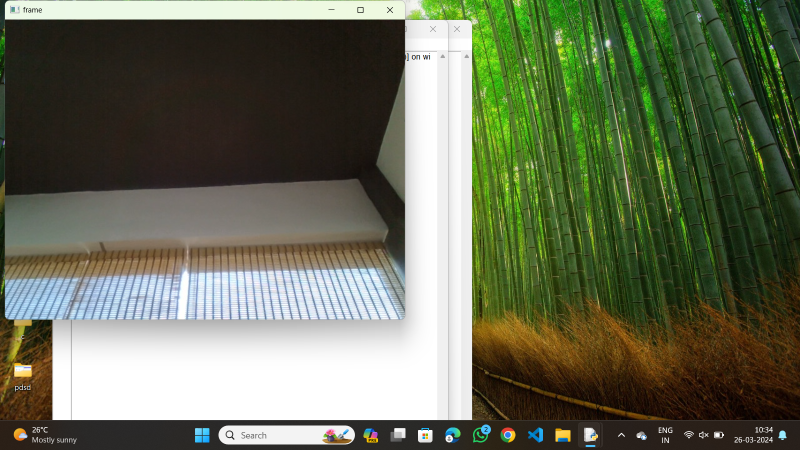
#> input picture OUTPUTS/07.png, 1600 x 900 px, given in place of 07.jpg, which was not available (shown at 1/2 size)
$ python '8.image scaling.py'
#> lines starting #> are read from the running program, lines starting #| are printed output that depends on the picture
import cv2
import numpy as np
kernel=np.ones((5,5),np.uint8)
img=cv2.imread(r"C:\Users\Teja\Desktop\cv\input\07.jpg")
#> img is the input picture: shape (900, 1600, 3); mean B, G, R 86.3, 109.6, 102.9
img=cv2.resize(img,(600,600))
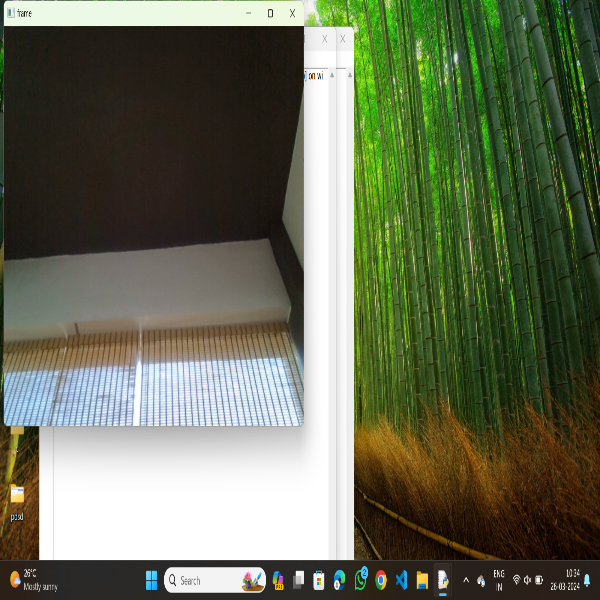
#> img: shape (600, 600, 3); mean B, G, R 86.3, 109.6, 102.9
cv2.imshow("image",img)
cv2.waitKey(0)

$ run again, with OUTPUTS/01.png copied over OUTPUTS/07.png
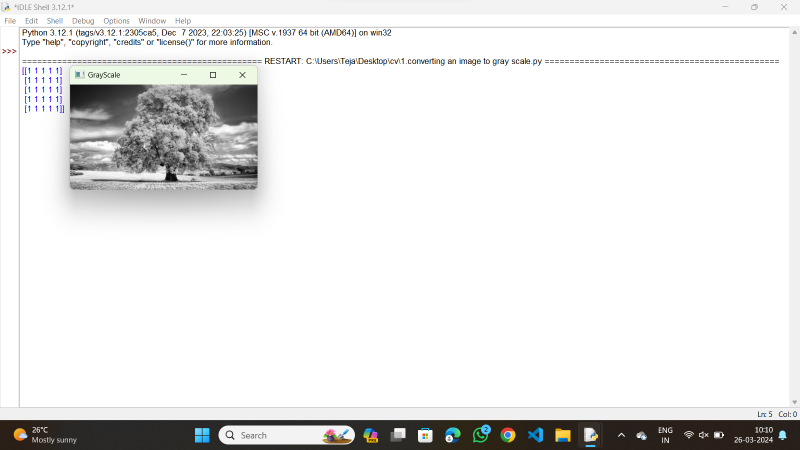
#> input picture OUTPUTS/01.png, 1600 x 900 px, given in place of 07.jpg, which was not available (shown at 1/2 size)
#> img is the input picture: shape (900, 1600, 3); mean B, G, R 231.7, 232.1, 232.1
#> `img=cv2.resize(img,(600,600))`:
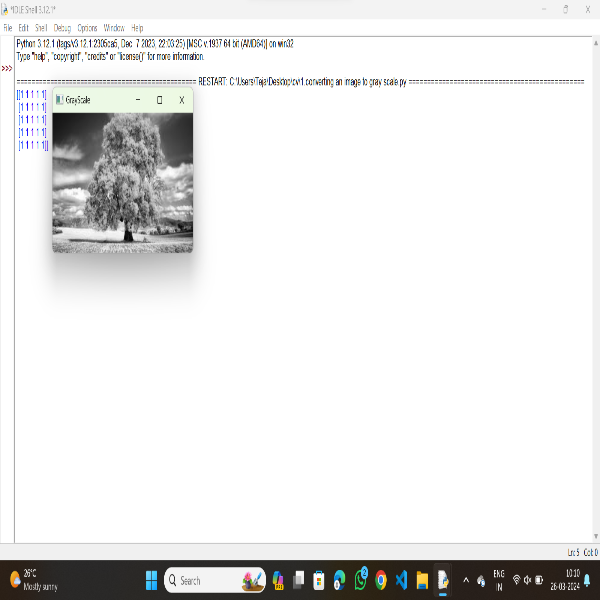
#> img: shape (600, 600, 3); mean B, G, R 231.7, 232.1, 232.1

$ run again, with OUTPUTS/03.png copied over OUTPUTS/07.png
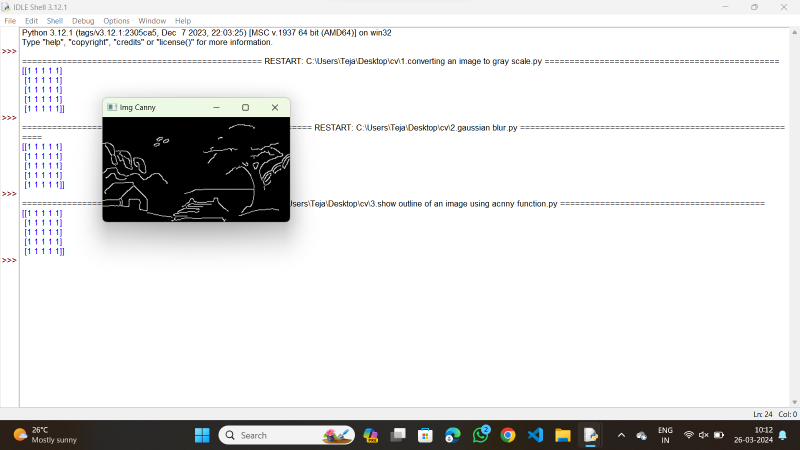
#> input picture OUTPUTS/03.png, 1600 x 900 px, given in place of 07.jpg, which was not available (shown at 1/2 size)
#> img is the input picture: shape (900, 1600, 3); mean B, G, R 224, 224.2, 224.2
#> `img=cv2.resize(img,(600,600))`:
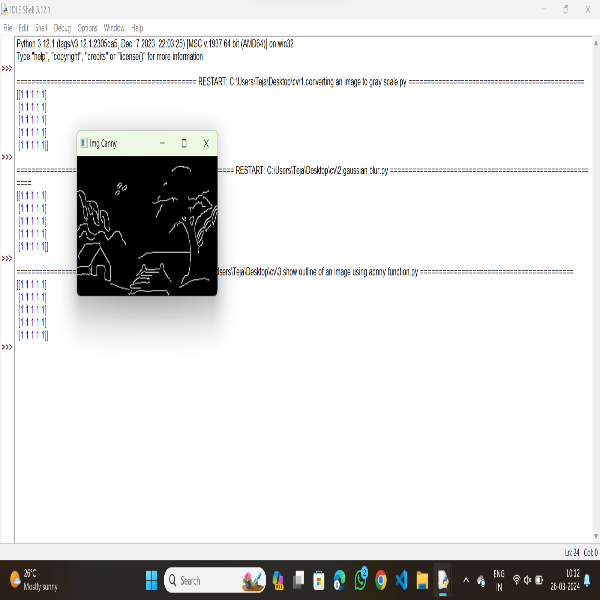
#> img: shape (600, 600, 3); mean B, G, R 224, 224.2, 224.2
